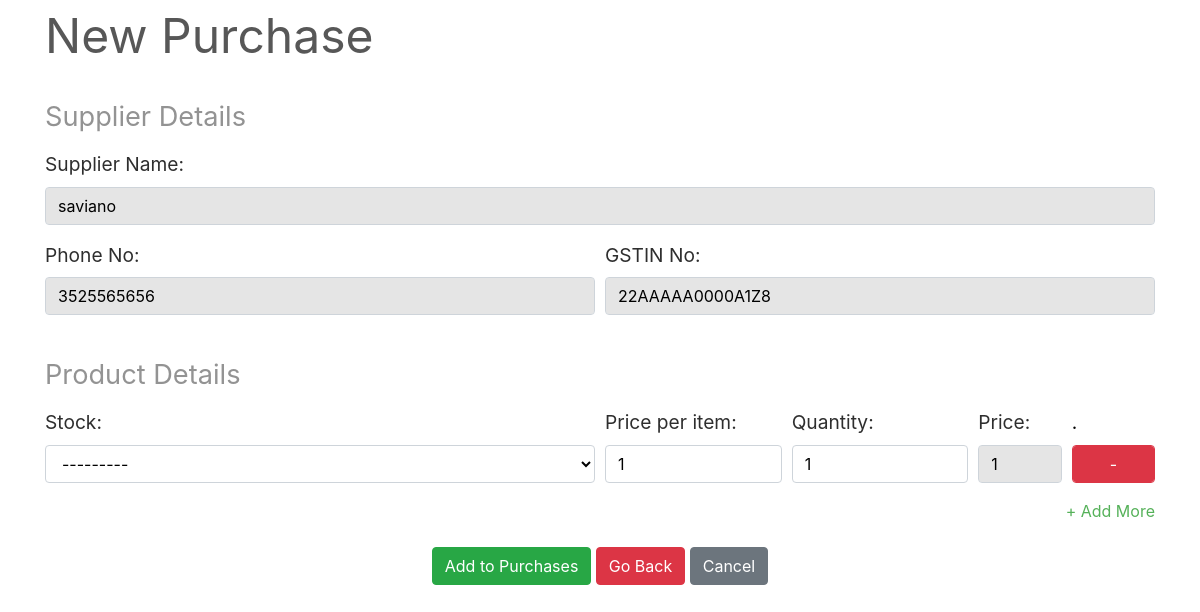
The page /transactions/purchases/new/2 on the database its author committed.
### transactions/models.py (models this page shows, shortened)
class Supplier(models.Model):
    id = models.AutoField(primary_key=True)
    name = models.CharField(max_length=150)
    phone = models.CharField(max_length=12, unique=True)
    address = models.CharField(max_length=200)
    email = models.EmailField(max_length=254, unique=True)
    gstin = models.CharField(max_length=15, unique=True)
    is_deleted = models.BooleanField(default=False)

### transactions/views.py (the view, shortened to what this page needs)
# urls.py: path('purchases/new/<pk>', views.PurchaseCreateView.as_view(), name='new-purchase'),
class PurchaseCreateView(View):
    template_name = 'purchases/new_purchase.html'
    def get(self, request, pk):
        formset = PurchaseItemFormset(request.GET or None)                      # renders an empty formset
        supplierobj = get_object_or_404(Supplier, pk=pk)                        # gets the supplier object
        context = {
            'formset'   : formset,
            'supplier'  : supplierobj,
        }                                                                       # sends the supplier and formset as context
        return render(request, self.template_name, context)

### inventory/models.py (called while the page is built)
    def __str__(self):
	    return self.name

### transactions/templates/purchases/new_purchase.html (shortened to what this page needs)
{% extends "base.html" %}
{% load static %}
{% block content %}
    <div style="color:#575757; font-style: bold; font-size: 3rem; border-bottom: 1px solid white;">New Purchase</div>
        <br>
        <div class="panel panel-default">
            <div class="panel-heading panel-heading-text">Supplier Details</div>
            <div class="panel-body">
                <div class="form-group">
                    <label for="id_name" class="panel-body-text">Supplier Name:</label>
                    <input type="text" class="form-control textinput" id="id_name" value="{{ supplier.name }}" disabled>
                </div>
                <div class="form-row">
                    <div class="form-group col-md-6">
                        <label for="id_phone" class="panel-body-text">Phone No:</label>
                        <input type="text" class="form-control textinput" id="id_phone" value="{{ supplier.phone }}" disabled>
                    </div>
                    <div class="form-group col-md-6">
                        <label for="id_gstin" class="panel-body-text">GSTIN No:</label>
                        <input type="gstin" class="form-control textinput" id="id_gstin" value="{{ supplier.gstin }}" disabled>
                    </div>
                </div>
            </div>
        </div>
        <br>
        <form method="post" class="panel panel-default">
            <div class="panel-heading panel-heading-text">Product Details</div>
                <div id="stockitem">
                    <div class="panel-body">
                    {% for form in formset %}
                        <div class="row form-row">
                            <div class="form-group col-md-6">
                                <label class="panel-body-text">Stock:</label>
                                {{ form.stock }}
                            </div>
                            <div class="form-group col-md-2">
                                <label class="panel-body-text">Price per item:</label>
                                {{ form.perprice }}
                            </div>
                            <div class="form-group col-md-2">
                                <label class="panel-body-text">Quantity:</label>
                                {{ form.quantity }}
                            </div>
                            <div class="form-group col-md-1">
                                <label class="panel-body-text">Price:</label>
                                <input type="text" class="textinput form-control totalprice" value="1" disabled required>
                            </div>
                            <div class="form-group col-md-1">
                                <label class="panel-body-text" style="color: #000">.</label>
                                <button class="form-control btn btn-danger remove-form-row">-</button>
                            </div>
                        </div>
                    {% endfor %}
                        <div style="text-align: right;">
                            <a href="#" class="add-form-row">+ Add More</a>
                        </div>
                    </div>
                </div>
            <br>
            <div class="align-middle">
                <button type="submit" class="btn btn-success">Add to Purchases</button>
                <a href="{% url 'select-supplier' %}" class="btn btn-danger">Go Back</a>
                <a href="{% url 'purchases-list' %}" class="btn btn-secondary">Cancel</a>
            </div>
        </form>
    </div>
{% endblock content %}

### homepage/static/css/main.css (style rules this page uses)
body, html { height: 100%; }
.form-group { color: white; }
label { color: rgb(46, 46, 46); font-size: 2rem; }
a { color: #55b159; }
.align-middle { text-align: center; }
.textinput { background-color: #ffffff; color: black; }
.textinput:disabled { background-color: rgb(229 229 229); color: black; }
.panel-heading-text { color: #939393; font-size: 1.7rem; border-bottom: 2px solid white; margin-bottom: 10px; }
.panel-body-text { font-size: 1.2rem; }

### rows shown on the page
Supplier: name "saviano", phone "3525565656", gstin "22AAAAA0000A1Z8"
